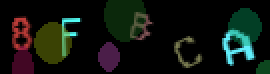
#> input picture PyProj/pics/QuickCaptcha 1.0.png, 135 x 37 px (shown 2 times larger)
$ python watershed.py
#> lines starting #> are read from the running program, lines starting #| are printed output that depends on the picture; after the words box and inside, x2 and y2 are one past the last pixel; in counts of white or black regions, pixels touching at a corner belong together
#> further down, img is the input picture: shape (37, 135, 3); mean B, G, R 16, 21.9, 16.6
### PyProj/segmentation/noiseFilter.py
import numpy as np
import cv2
from matplotlib import pyplot as plt


def noiseFilter(img):
    # Load an color image in grayscale
    imgGray = cv2.cvtColor(img, cv2.COLOR_BGR2GRAY) # , dstCn=3

    # global thresholding
    threshold = int(139)
    ret1, th1 = cv2.threshold(imgGray, threshold, 255, cv2.THRESH_BINARY)
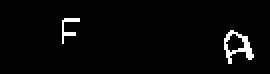
#> th1: shape (37, 135) (shown 2 times larger); 2.7% white in thin lines or dots, all inside (x1, y1, x2, y2) = (31, 9, 127, 32)
#> ret1 = 139

    # Otsu's thresholding
    ret2, th2 = cv2.threshold(imgGray, 0, 255, cv2.THRESH_BINARY + cv2.THRESH_OTSU)
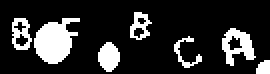
#> th2: shape (37, 135) (shown 2 times larger); 18.1% white; 7 white regions, largest, box (x1, y1, x2, y2) and area: (17, 9, 40, 32) 336, (111, 14, 128, 33) 167, (49, 21, 60, 36) 121
#> ret2 = 44

    # Otsu's thresholding after Gaussian filtering
    blur = cv2.GaussianBlur(imgGray, (5, 5), 0)
    ret3, th3 = cv2.threshold(blur, 0, 255, cv2.THRESH_BINARY + cv2.THRESH_OTSU)
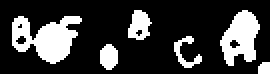
#> th3: shape (37, 135) (shown 2 times larger); 23.2% white; 6 white regions, box (x1, y1, x2, y2) and area: (6, 8, 41, 32) 483, (110, 5, 130, 33) 347, (64, 5, 76, 20) 122, (50, 22, 59, 35) 93, (87, 18, 101, 34) 82, (129, 31, 135, 37) 33
#> ret3 = 35

    # plot all the images and their histograms

    images = [imgGray, 0, th1,
              imgGray, 0, th2,
              blur, 0, th3]
    titles = ['Original Noisy Image', 'Histogram', 'Global Thresholding (v=' + threshold.__str__() + ')',
              'Original Noisy Image', 'Histogram', "Otsu's Thresholding",
              'Gaussian filtered Image', 'Histogram', "Otsu's Thresholding"]

    for i in range(3):
        plt.subplot(3, 3, i * 3 + 1), plt.imshow(images[i * 3], 'gray')
        plt.title(titles[i * 3]), plt.xticks([]), plt.yticks([])
        plt.subplot(3, 3, i * 3 + 2), plt.hist(images[i * 3].ravel(), 256)
        plt.title(titles[i * 3 + 1]), plt.xticks([]), plt.yticks([])
        plt.subplot(3, 3, i * 3 + 3), plt.imshow(images[i * 3 + 2], 'gray')
        plt.title(titles[i * 3 + 2]), plt.xticks([]), plt.yticks([])
    plt.show()
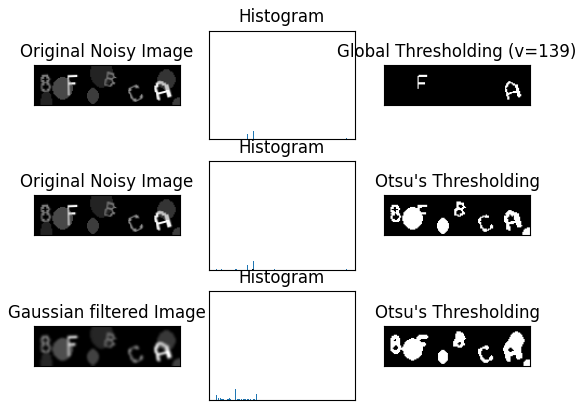
#> figure drawn by matplotlib, 9 panels

    return th3

    # [5 lines of commented-out code are left out]

### PyProj/segmentation/watershed.py
import cv2
import numpy as np

from segmentation.noiseFilter import noiseFilter

img = cv2.imread('../pics/QuickCaptcha 1.0.png')
# gray = cv2.cvtColor(img,cv2.COLOR_BGR2GRAY)
gray = noiseFilter(img)
ret, thresh = cv2.threshold(gray.copy(),0,255,cv2.THRESH_BINARY+cv2.THRESH_OTSU)  #
#> ret = 0

# noise removal
kernel = np.ones((3,3),np.uint8)
opening = cv2.morphologyEx(thresh,cv2.MORPH_OPEN,kernel, iterations = 2)
#> opening: shape (37, 135); 15.3% white; 6 white regions, box (x1, y1, x2, y2) and area: (18, 12, 36, 31) 291, (113, 6, 129, 30) 255, (50, 23, 59, 34) 87, (66, 6, 74, 15) 70, (129, 31, 135, 37) 33, (112, 24, 117, 30) 30

# sure background area
sure_bg = cv2.dilate(opening,kernel,iterations=3)
#> sure_bg: shape (37, 135); 33.6% white; 4 white regions, box (x1, y1, x2, y2) and area: (109, 3, 135, 37) 678, (15, 9, 39, 34) 549, (47, 20, 62, 37) 243, (63, 3, 77, 18) 208

# Finding sure foreground area
dist_transform = cv2.distanceTransform(opening,cv2.DIST_L2,3)
ret, sure_fg = cv2.threshold(dist_transform,0.9*dist_transform.max(),255,0)
#> sure_fg: shape (37, 135) float32; 0.12% white in thin lines or dots, all inside (x1, y1, x2, y2) = (26, 20, 28, 23)
#> ret = 7.74

# Finding unknown region
sure_fg = np.uint8(sure_fg)
unknown = cv2.subtract(sure_bg,sure_fg)
#> unknown: shape (37, 135); 33.5% white; 4 white regions, box (x1, y1, x2, y2) and area: (109, 3, 135, 37) 678, (15, 9, 39, 34) 543, (47, 20, 62, 37) 243, (63, 3, 77, 18) 208

# Marker labelling
ret, markers = cv2.connectedComponents(sure_fg)
#> ret = 2

# Add one to all labels so that sure background is not 0, but 1
markers = markers+1

# Now, mark the region of unknown with zero
markers[unknown==255] = 0
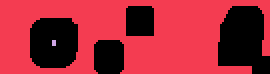
#> markers: shape (37, 135) int32 (shown 2 times larger); 3 distinct labels, from 0 to 2; one colour per label, 0 black

markers = cv2.watershed(img,markers)
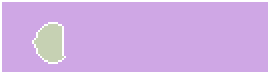
#> markers: shape (37, 135) int32 (shown 2 times larger); 3 distinct labels, from -1 to 2; one colour per label, 0 black, -1 white
img[markers == -1] = [255,0,0]
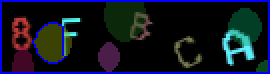
#> img: shape (37, 135, 3) (shown 2 times larger); 7.85% of pixels changed, all inside (x1, y1, x2, y2) = (0, 0, 135, 37)

cv2.namedWindow('img', cv2.WINDOW_NORMAL)
cv2.imshow("img", img)
cv2.waitKey(0)

$ run again, with PyProj/pics/QuickCaptcha2 1.0.png copied over PyProj/pics/QuickCaptcha 1.0.png
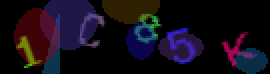
#> input picture PyProj/pics/QuickCaptcha2 1.0.png, 135 x 37 px (shown 2 times larger)
#> img is the input picture: shape (37, 135, 3); mean B, G, R 24.3, 13.2, 20.1
#> th1: shape (37, 135); every value is 0
#> ret1 = 139
#> in noiseFilter, `ret2, th2 = cv2.threshold(imgGray, 0, 255, cv2.THRESH_BINARY + cv2.THR..`:
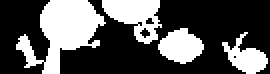
#> th2: shape (37, 135) (shown 2 times larger); 34.1% white; 4 white regions, box (x1, y1, x2, y2) and area: (8, 0, 53, 37) 817, (51, 0, 81, 22) 377, (79, 14, 102, 32) 280, (111, 16, 134, 37) 229
#> ret2 = 23
#> th3: shape (37, 135); 39.7% white; 4 white regions, box (x1, y1, x2, y2) and area: (8, 0, 53, 37) 1051, (51, 0, 81, 23) 420, (80, 14, 101, 32) 265, (111, 17, 135, 37) 246
#> ret3 = 20
#> `ret, thresh = cv2.threshold(gray.copy(),0,255,cv2.THRESH_BINARY+cv2.TH..`: ret = 0
#> opening: shape (37, 135); 38% white; 4 white regions, box (x1, y1, x2, y2) and area: (8, 0, 52, 37) 1019, (51, 0, 80, 22) 405, (80, 15, 101, 32) 262, (113, 23, 133, 37) 212
#> sure_bg: shape (37, 135); 58.1% white; 2 black regions, box (x1, y1, x2, y2) and area: (33, 0, 135, 37) 1784, (0, 0, 20, 37) 310
#> `ret, sure_fg = cv2.threshold(dist_transform,0.9*dist_transform.max(),2..`: ret = 12.32
#> `ret, markers = cv2.connectedComponents(sure_fg)`: ret = 2
#> `img[markers == -1] = [255,0,0]`:
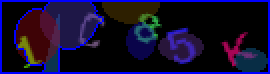
#> img: shape (37, 135, 3) (shown 2 times larger); 8.77% of pixels changed, all inside (x1, y1, x2, y2) = (0, 0, 135, 37)

$ run again, with PyProj/pics/balls.png copied over PyProj/pics/QuickCaptcha 1.0.png
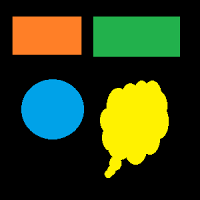
#> input picture PyProj/pics/balls.png, 200 x 200 px
#> img is the input picture: shape (200, 200, 3); mean B, G, R 26.5, 63.7, 49
#> in noiseFilter, `ret1, th1 = cv2.threshold(imgGray, threshold, 255, cv2.THRESH_BINARY)`:
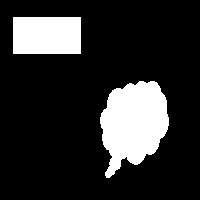
#> th1: shape (200, 200); 17.7% white; 2 white regions, box (x1, y1, x2, y2) and area: (100, 81, 169, 178) 4549, (13, 17, 81, 54) 2516
#> ret1 = 139
#> th2: shape (200, 200); 34.1% white; 4 white regions, box (x1, y1, x2, y2) and area: (100, 80, 169, 178) 4625, (93, 17, 180, 57) 3479, (21, 79, 84, 139) 2943, (13, 17, 81, 55) 2584
#> ret2 = 79
#> th3: shape (200, 200); 33.7% white; 4 white regions, box (x1, y1, x2, y2) and area: (100, 80, 169, 178) 4681, (94, 17, 180, 56) 3352, (22, 80, 84, 139) 2882, (13, 17, 81, 55) 2582
#> ret3 = 80
#> `ret, thresh = cv2.threshold(gray.copy(),0,255,cv2.THRESH_BINARY+cv2.TH..`: ret = 0
#> sure_bg: shape (200, 200); 42% white; 4 white regions, box (x1, y1, x2, y2) and area: (97, 78, 172, 181) 5783, (91, 14, 183, 59) 4138, (19, 77, 87, 142) 3644, (10, 14, 84, 58) 3254
#> `ret, sure_fg = cv2.threshold(dist_transform,0.9*dist_transform.max(),2..`: ret = 29.77
#> `ret, markers = cv2.connectedComponents(sure_fg)`: ret = 2
#> `img[markers == -1] = [255,0,0]`:
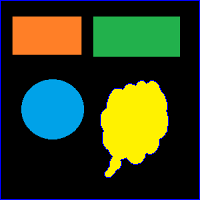
#> img: shape (200, 200, 3); 2.65% of pixels changed, all inside (x1, y1, x2, y2) = (0, 0, 200, 200)
